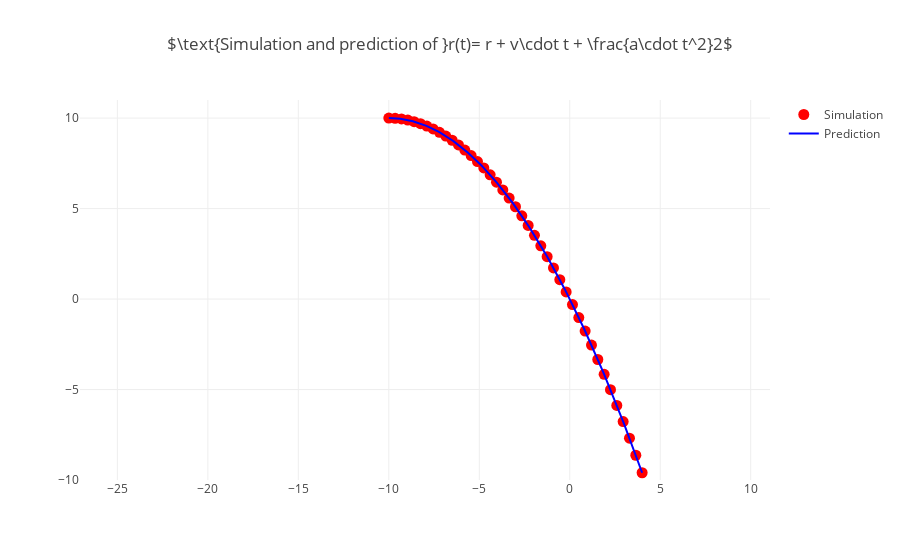
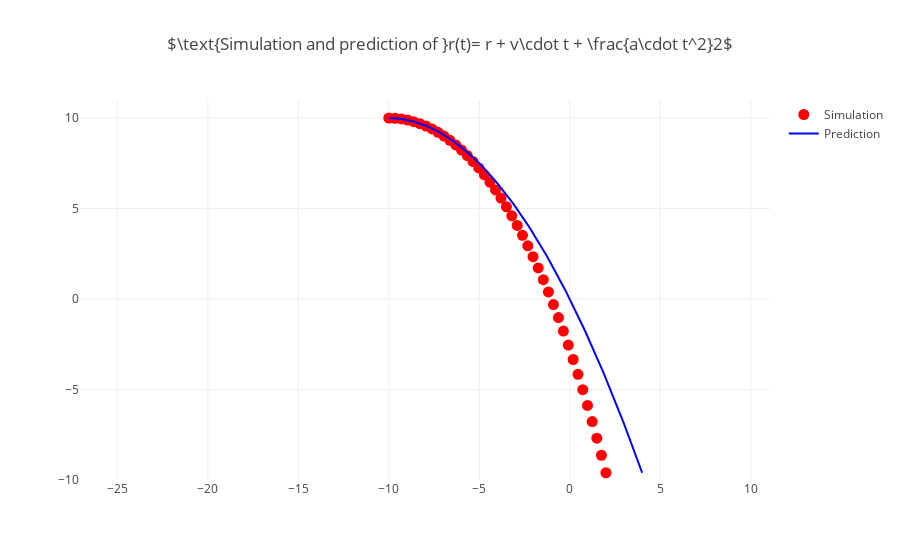

The notebook cell these images were saved under, in order:
### Code cell
class TestMDDynamics(unittest.TestCase):
    def setUp(self):
        self.env = Environment(11, 11)
        self.r = np.array([-10, 10])
        self.v = np.array([7, 0])
        self.a = np.array([0, 0])
        self.atom = Atom(0.1, self.r, self.v, self.a)
        self.md = MolecularDynamics(env, mode='dynamics+wind+gravity', dt=0.05, mols=[self.atom])
        print(self.md.mode)
    
    def test_leapfrog_with_wind(self):
        # real
        self.r_coords = []
        for i in range(100):
            self.r_coords.append(self.md.mols[0].r)
            self.md.leapfrogs()
        # print(self.r_coords)
        
        r_coords_x = [r.x for r in self.r_coords]
        r_coords_y = [r.y for r in self.r_coords]
        
        trace0 = go.Scatter(
            x=r_coords_x,
            y=r_coords_y,
            mode='markers',
            marker={'color': 'red', 'size': 11},
            name='Simulation',
        )
        
        # prediction
        time = np.linspace(0, 2, 200)

        r_coords = [self.r + t * self.v + np.array([0,-9.8]) * t**2/2 for t in time]

        trace1 = go.Scatter(
            x=[r[0] for r in r_coords],
            y=[r[1] for r in r_coords], 
            marker={'color': 'blue'},
            name='Prediction',
        )
        
        data = [trace0, trace1]
        layout = {
            'xaxis': dict(range=[-11, -5], autorange=False, zeroline=False),
            'yaxis': dict(range=[-10, 11], autorange=False, zeroline=False, scaleanchor="x", scaleratio=1),
            'title': "$\\text{Simulation and prediction of }r(t)= r + v\cdot t + \\frac{a\cdot t^2}2$",
        }
        fig = {
            'data': data,
            'layout': layout,
        }
        
        iplot(fig, filename='falling')
        
        

unittest.main(argv=['first-arg-is-ignored'], exit=False); # don't forget to put it next time

### Figure 1 — Plotly figure (JSON) as saved in the notebook; plotly's stock layout.template omitted (floating-point values rounded to 4 significant figures; data arrays with more than 128 entries replaced by an {"elided": "..."} marker saying what was removed)
{"data": [{"marker": {"color": "red", "size": 11}, "mode": "markers", "name": "Simulation", "type": "scatter", "uid": "8572816d-4961-4644-945d-447efb2f79db", "x": [-10, -9.65, -9.3, -8.95, -8.6, -8.25, -7.9, -7.55, -7.2, -6.85, -6.5, -6.15, -5.8, -5.45, -5.1, -4.75, -4.4, -4.05, -3.7, -3.35, -3.0, -2.65, -2.3, -1.95, -1.6, -1.25, -0.9, -0.55, -0.2, 0.15, 0.5, 0.85, 1.2, 1.55, 1.9, 2.25, 2.6, 2.95, 3.3, 3.65, 4.0, 4.35, 4.7, 5.05, 5.4, 5.75, 6.1, 6.45, 6.8, 7.15, 7.5, 7.85, 8.2, 8.55, 8.9, 9.25, 9.6, 9.95, 10.3, 10.65, 11.0, 11.35, 11.7, 12.05, 12.4, 12.75, 13.1, 13.45, 13.8, 14.15, 14.5, 14.85, 15.2, 15.55, 15.9, 16.25, 16.6, 16.95, 17.3, 17.65, 18.0, 18.35, 18.7, 19.05, 19.4, 19.75, 20.1, 20.45, 20.8, 21.15, 21.5, 21.85, 22.2, 22.55, 22.9, 23.25, 23.6, 23.95, 24.3, 24.65], "y": [10, 9.988, 9.951, 9.89, 9.804, 9.694, 9.559, 9.4, 9.216, 9.008, 8.775, 8.518, 8.236, 7.93, 7.599, 7.244, 6.864, 6.46, 6.031, 5.578, 5.1, 4.598, 4.071, 3.52, 2.944, 2.344, 1.719, 1.07, 0.396, -0.3022, -1.025, -1.772, -2.544, -3.34, -4.161, -5.006, -5.876, -6.77, -7.689, -8.632, -9.6, -10.59, -11.61, -12.65, -13.72, -14.81, -15.92, -17.06, -18.22, -19.41, -20.62, -21.86, -23.12, -24.41, -25.72, -27.06, -28.42, -29.8, -31.21, -32.64, -34.1, -35.58, -37.09, -38.62, -40.18, -41.76, -43.36, -44.99, -46.64, -48.32, -50.03, -51.75, -53.5, -55.28, -57.08, -58.91, -60.76, -62.63, -64.53, -66.45, -68.4, -70.37, -72.37, -74.39, -76.44, -78.51, -80.6, -82.72, -84.86, -87.03, -89.22, -91.44, -93.68, -95.95, -98.24, -100.6, -102.9, -105.3, -107.6, -110.1]}, {"marker": {"color": "blue"}, "name": "Prediction", "type": "scatter", "uid": "e1cb8d53-e2bf-4c71-9258-6c92175aa9e2", "x": {"elided": "200 float values"}, "y": {"elided": "200 float values"}}], "layout": {"title": {"text": "$\\text{Simulation and prediction of }r(t)= r + v\\cdot t + \\frac{a\\cdot t^2}2$"}, "xaxis": {"autorange": false, "range": [-11, -5], "zeroline": false}, "yaxis": {"autorange": false, "range": [-10, 11], "scaleanchor": "x", "scaleratio": 1, "zeroline": false}}}

### Figure 2 — Plotly figure (JSON) as saved in the notebook; plotly's stock layout.template omitted (floating-point values rounded to 4 significant figures; data arrays with more than 128 entries replaced by an {"elided": "..."} marker saying what was removed)
{"data": [{"marker": {"color": "red", "size": 11}, "mode": "markers", "name": "Simulation", "type": "scatter", "uid": "079fbbae-68f4-42b0-b3d3-34098ed1fd8e", "x": [-10, -9.651, -9.305, -8.961, -8.62, -8.281, -7.945, -7.611, -7.28, -6.951, -6.625, -6.301, -5.98, -5.661, -5.345, -5.031, -4.72, -4.411, -4.105, -3.801, -3.5, -3.201, -2.905, -2.611, -2.32, -2.031, -1.745, -1.461, -1.18, -0.9013, -0.625, -0.3513, -0.08, 0.1887, 0.455, 0.7187, 0.98, 1.239, 1.495, 1.749, 2.0, 2.249, 2.495, 2.739, 2.98, 3.219, 3.455, 3.689, 3.92, 4.149, 4.375, 4.599, 4.82, 5.039, 5.255, 5.469, 5.68, 5.889, 6.095, 6.299, 6.5, 6.699, 6.895, 7.089, 7.28, 7.469, 7.655, 7.839, 8.02, 8.199, 8.375, 8.549, 8.72, 8.889, 9.055, 9.219, 9.38, 9.539, 9.695, 9.849, 10.0, 10.15, 10.29, 10.44, 10.58, 10.72, 10.85, 10.99, 11.12, 11.25, 11.37, 11.5, 11.62, 11.74, 11.85, 11.97, 12.08, 12.19, 12.29, 12.4], "y": [10, 9.988, 9.951, 9.89, 9.804, 9.694, 9.559, 9.4, 9.216, 9.008, 8.775, 8.518, 8.236, 7.93, 7.599, 7.244, 6.864, 6.46, 6.031, 5.578, 5.1, 4.598, 4.071, 3.52, 2.944, 2.344, 1.719, 1.07, 0.396, -0.3022, -1.025, -1.772, -2.544, -3.34, -4.161, -5.006, -5.876, -6.77, -7.689, -8.632, -9.6, -10.59, -11.61, -12.65, -13.72, -14.81, -15.92, -17.06, -18.22, -19.41, -20.62, -21.86, -23.12, -24.41, -25.72, -27.06, -28.42, -29.8, -31.21, -32.64, -34.1, -35.58, -37.09, -38.62, -40.18, -41.76, -43.36, -44.99, -46.64, -48.32, -50.03, -51.75, -53.5, -55.28, -57.08, -58.91, -60.76, -62.63, -64.53, -66.45, -68.4, -70.37, -72.37, -74.39, -76.44, -78.51, -80.6, -82.72, -84.86, -87.03, -89.22, -91.44, -93.68, -95.95, -98.24, -100.6, -102.9, -105.3, -107.6, -110.1]}, {"marker": {"color": "blue"}, "name": "Prediction", "type": "scatter", "uid": "d472bcde-31ac-4879-8c13-7bc622c625c7", "x": {"elided": "200 float values"}, "y": {"elided": "200 float values"}}], "layout": {"title": {"text": "$\\text{Simulation and prediction of }r(t)= r + v\\cdot t + \\frac{a\\cdot t^2}2$"}, "xaxis": {"autorange": false, "range": [-11, -5], "zeroline": false}, "yaxis": {"autorange": false, "range": [-10, 11], "scaleanchor": "x", "scaleratio": 1, "zeroline": false}}}
